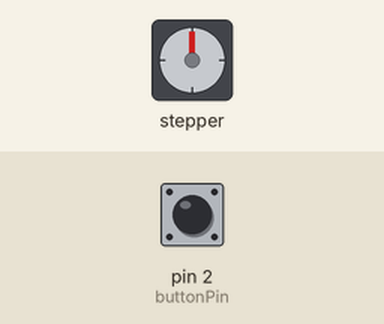
Recording of a sketch running on a simulated Arduino Uno, built with avr-gcc and run on an emulated ATmega328P. Shown: stepper motor. The inputs (shaded band) are chosen by the test bench; at power-on: pin 2 (buttonPin) HIGH. Stepper angles assume 200 steps per turn; what the sketch prints to the serial monitor is not drawn.

Above: at 1.2 s.
1.3 s: pin 2 (buttonPin) pulled LOW for 1 s
At 3.4 s:
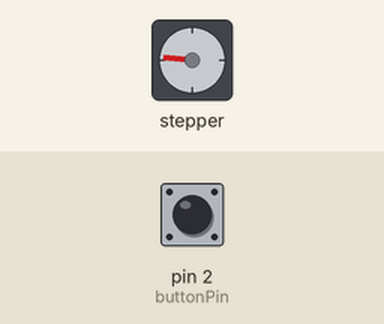
3.8 s: pin 2 (buttonPin) pulled LOW for 3.2 s
At 8.2 s:
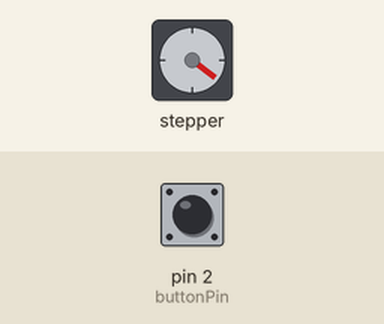
8.5 s: pin 2 (buttonPin) pulled LOW for 0.15 s
At 9.0 s:
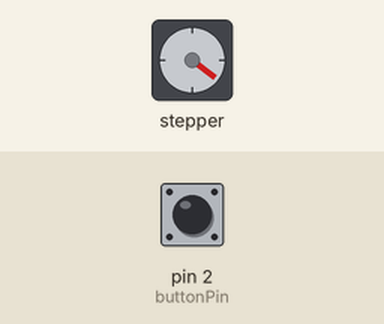
11.6 s: pin 2 (buttonPin) pulled LOW for 1 s
At 13.7 s:
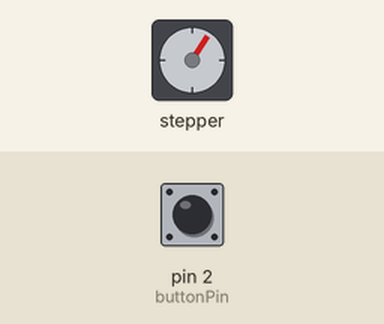
14.1 s: pin 2 (buttonPin) pulled LOW for 3.2 s
At 18.4 s:
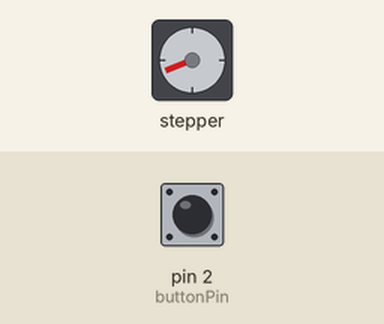
18.8 s: pin 2 (buttonPin) pulled LOW for 0.15 s
At 19.2 s:
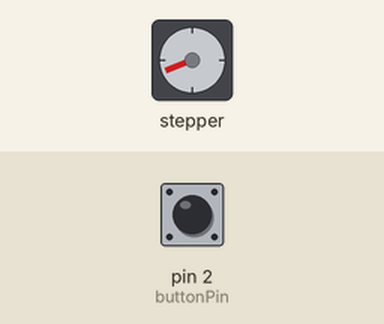
Timing chart, 0 to 21.8 s (numbered marks = the images above; inputs shaded):
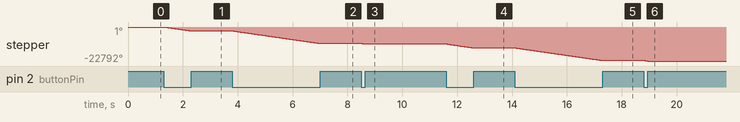

The sketch:

stepperMotorTest.ino.ino
```cpp
  #define buttonPin 2
#include "Button.hpp"
#include <AccelStepper.h>
int buttonState = 0;
#define stepPin 8
#define directionPin 9
AccelStepper stepper(AccelStepper::DRIVER, stepPin, directionPin);

Button buttonGood(buttonPin, true);

void setup() {
  // put your setup code here, to run once:
  Serial.begin(9600);
  stepper.setAcceleration(1000);
  stepper.setMaxSpeed(3900);
  stepper.setSpeed(-2000);
  // digitalWrite(9, LOW);
  // initialize the pushbutton pin as an input:
  // pinMode(buttonPin, INPUT);
}

void loop() {

  buttonGood.update_button();
  if (buttonGood.is_pressed()) {
    stepper.runSpeed();
  } else {
    Serial.println("was NOT PUSHED");
  }

  // put your main code here, to run repeatedly:
  // buttonState = digitalRead(buttonPin);
  // if (buttonState == HIGH) {
  //   Serial.println("Button is in HIGH state");
  // } else {
  //   Serial.println("Button is in LOW state");
  // }
}
```

Measured:
- after the input at 1.3 s, stepper: turns 2605° counter-clockwise in 0.99 s, starting at once
- after the input at 3.8 s, stepper: turns 8428° counter-clockwise in 3.2 s, starting at once
- after the input at 8.5 s, stepper: turns 360° counter-clockwise in 0.14 s, starting at once
- after the input at 11.6 s, stepper: turns 2613° counter-clockwise in 0.99 s, starting at once
- after the input at 14.1 s, stepper: turns 8426° counter-clockwise in 3.2 s, starting at once
- after the input at 18.8 s, stepper: turns 360° counter-clockwise in 0.14 s, starting at once
